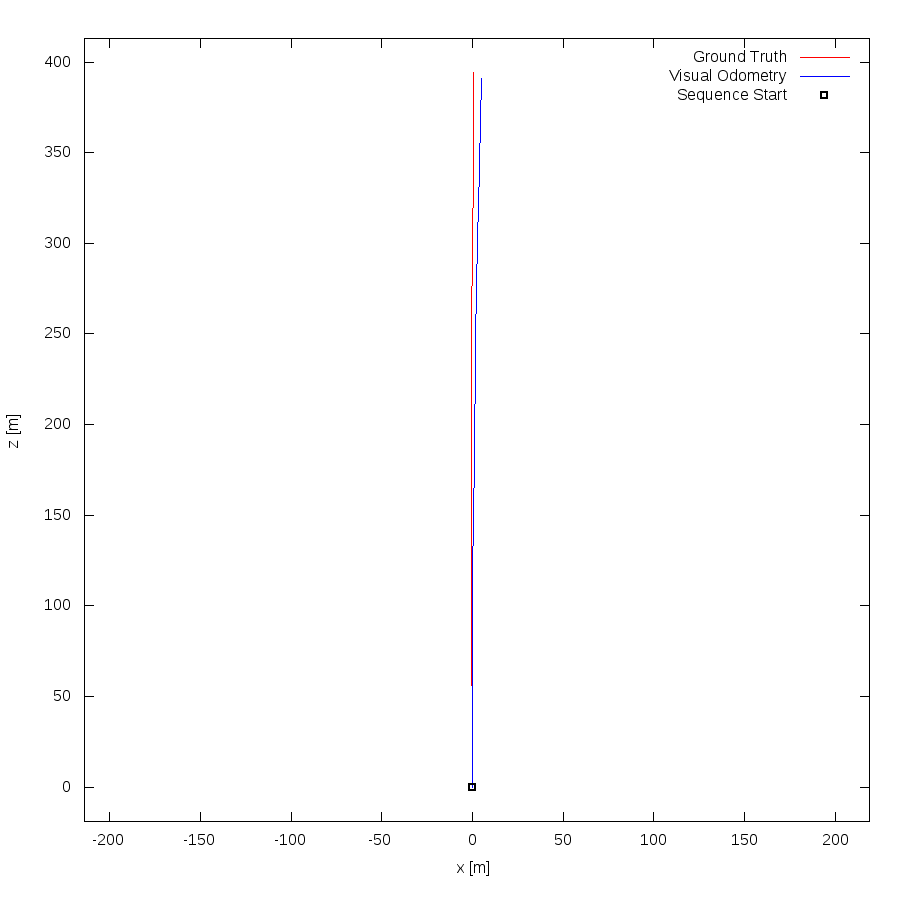

Generate this figure with gnuplot:
set term postscript eps enhanced color
set output "04.eps"
set size ratio -1
set xrange [-214:219]
set yrange [-19:413]
set xlabel "x [m]"
set ylabel "z [m]"
plot "04.txt" using 1:2 lc rgb "#FF0000" title 'Ground Truth' w lines,"04.txt" using 3:4 lc rgb "#0000FF" title 'Visual Odometry' w lines,"< head -1 04.txt" using 1:2 lc rgb "#000000" pt 4 ps 1 lw 2 title 'Sequence Start' w points
